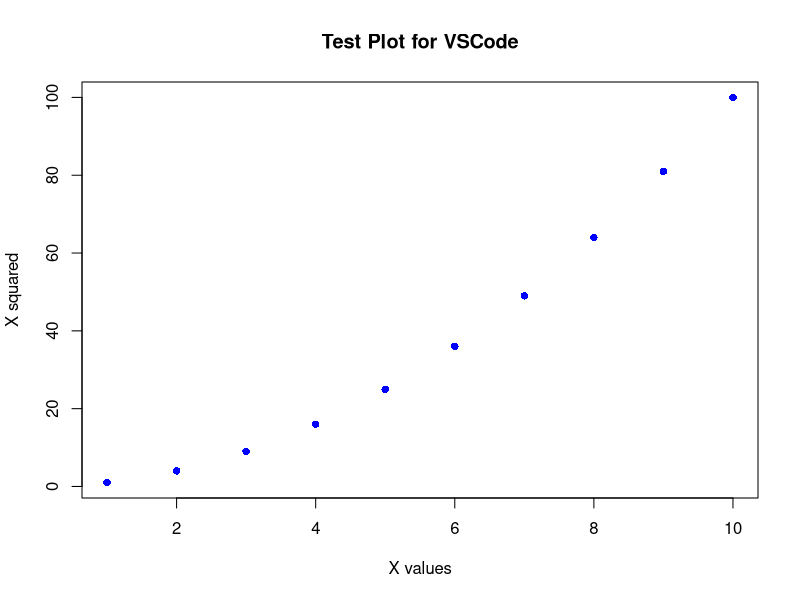

Recreate this plot in R.
# Final test of VSCode R integration
print("Testing VSCode R integration after fixes...")

# Test that .vsc.attach function is now available
print("Testing .vsc.attach():")
tryCatch({
    .vsc.attach()
    print("✓ .vsc.attach() successful")
}, error = function(e) {
    print(paste("✗ .vsc.attach() failed:", e$message))
})

# Test basic R functionality
print("Testing basic R operations:")
x <- 1:10
y <- x^2
print(paste("Length of x:", length(x)))

# Test plotting
print("Testing plot creation:")
plot(x, y, main = "Test Plot for VSCode", 
     xlab = "X values", ylab = "X squared",
     col = "blue", pch = 16)

# Test data frame operations
print("Testing data frame operations:")
df <- data.frame(
    id = 1:5,
    name = c("A", "B", "C", "D", "E"),
    value = rnorm(5)
)
print(df)

print("✓ All tests completed successfully!")
print("You should be able to:")
print("1. Run R code line by line with Ctrl+Enter")
print("2. View plots in VSCode's plot viewer")
print("3. See variables in the workspace panel")
print("4. No more .vsc.attach() errors")